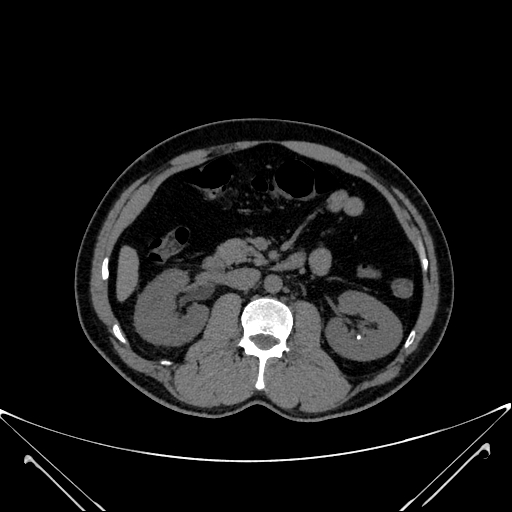
#> input picture photos/Stone- (1014).jpg, 512 x 512 px
$ python -i stone_detector.py   (imports and definitions only)
#> lines starting #> are read from the running program, lines starting #| are printed output that depends on the picture; after the words box and inside, x2 and y2 are one past the last pixel; in counts of white or black regions, pixels touching at a corner belong together
# ===== IMPORTY BIBLIOTEK =====
# cv2 - OpenCV, główna biblioteka do przetwarzania obrazów
# numpy - operacje matematyczne na macierzach i tablicach
# matplotlib - wizualizacja wyników przetwarzania
# config - plik konfiguracyjny z parametrami detekcji
import cv2
import numpy as np
import matplotlib.pyplot as plt
from config import Config

class KidneyStoneDetector:
    """
    Klasa odpowiedzialna za detekcję kamieni nerkowych na obrazach CT.
    Wykorzystuje klasyczne techniki przetwarzania obrazu.
    """

    def __init__(self):
        """
        Konstruktor klasy - inicjalizuje obiekt z parametrami z pliku konfiguracyjnego.
        """
        self.cfg = Config()

    def load_image(self, path):
        """
        Ładuje obraz CT z podanej ścieżki.

        Args:
            path: Ścieżka do pliku obrazu

        Returns:
            Załadowany obraz w formacie BGR (OpenCV)

        Raises:
            ValueError: Gdy nie można załadować obrazu z podanej ścieżki
        """
        image = cv2.imread(path)
        if image is None:
            raise ValueError(f"Nie można załadować obrazu: {path}")
        return image

    def preprocess(self, image):
        """
        Preprocessing obrazu - przygotowanie do detekcji kamieni.

        Etapy przetwarzania:
        1. Konwersja do skali szarości (grayscale) - uproszczenie obrazu
        2. Redukcja szumów (median blur) - wygładzenie obrazu
        3. CLAHE (Contrast Limited Adaptive Histogram Equalization) - poprawa kontrastu

        Args:
            image: Oryginalny obraz kolorowy lub szary

        Returns:
            Tuple (gray, blurred, enhanced):
                - gray: Obraz w skali szarości
                - blurred: Obraz po redukcji szumów
                - enhanced: Obraz po poprawie kontrastu (CLAHE)
        """
        # ==== KROK 1: KONWERSJA DO SKALI SZAROŚCI ====
        # Sprawdzamy czy obraz jest kolorowy (3 kanały) czy już szary
        if len(image.shape) == 3:
            # Konwersja BGR -> Grayscale (wartości 0-255)
            gray = cv2.cvtColor(image, cv2.COLOR_BGR2GRAY)
        else:
            # Obraz już jest w skali szarości
            gray = image.copy()

        # ==== KROK 2: REDUKCJA SZUMÓW ====
        # Median Blur - usuwanie szumów przy zachowaniu krawędzi
        # Rozmiar kernela z konfiguracji (np. 5x5)
        blurred = cv2.medianBlur(gray, self.cfg.BLUR_KERNEL_SIZE)

        # ==== KROK 3: POPRAWA KONTRASTU - CLAHE ====
        # CLAHE poprawia lokalny kontrast, dzięki czemu kamienie są lepiej widoczne
        # clipLimit - ograniczenie wzmocnienia kontrastu (zapobiega nadmiernemu wzmocnieniu szumu)
        # tileGridSize - rozmiar siatki dla lokalnej adaptacji (np. 8x8)
        clahe = cv2.createCLAHE(clipLimit=self.cfg.CLAHE_CLIP_LIMIT,
                                tileGridSize=self.cfg.CLAHE_TILE_GRID_SIZE)
        enhanced = clahe.apply(blurred)

        return gray, blurred, enhanced

    def get_body_mask(self, gray_image):
        """
        Tworzy maskę obszaru ciała, odcinając zewnętrzne krawędzie (skórę, żebra).
        Ulepszona wersja: skleja fragmenty i bierze wszystkie duże kontury.

        Cel: Eliminacja fałszywych detekcji na krawędziach obrazu (żebra, skóra)
        poprzez utworzenie maski "obszaru roboczego" - wnętrza ciała.

        Args:
            gray_image: Obraz w skali szarości

        Returns:
            Maska binarna obszaru ciała (białe piksele = obszar roboczy)
        """
        # ==== KROK 1: PROGOWANIE - ODDZIELENIE TKANEK OD TŁA ====
        # Threshold oddziela jasne tkanki (ciało) od ciemnego tła (powietrze)
        # BODY_THRESHOLD z config.py określa próg (np. 20-30)
        _, body_thresh = cv2.threshold(gray_image, self.cfg.BODY_THRESHOLD, 255, cv2.THRESH_BINARY)

        # ==== KROK 2: SKLEJANIE FRAGMENTÓW - MORPHOLOGICAL CLOSING ====
        # Problem: Czasem obszar ciała jest podzielony na fragmenty (np. przez powietrze w jelitach)
        # Rozwiązanie: Closing (dylatacja + erozja) zamyka luki i skleja fragmenty
        # Używamy dużego kernela, żeby zamknąć przerwy między tkankami
        closing_kernel = np.ones((self.cfg.BODY_CLOSE_KERNEL_SIZE, self.cfg.BODY_CLOSE_KERNEL_SIZE), np.uint8)
        body_thresh = cv2.morphologyEx(body_thresh, cv2.MORPH_CLOSE, closing_kernel, iterations=2)

        # ==== KROK 3: ZNAJDOWANIE KONTURÓW CIAŁA ====
        # Znajdujemy zewnętrzne kontury - każdy oddzielny fragment ciała
        contours, _ = cv2.findContours(body_thresh, cv2.RETR_EXTERNAL, cv2.CHAIN_APPROX_SIMPLE)

        # Inicjalizacja pustej maski (czarnej)
        mask = np.zeros_like(gray_image)

        if contours:
            # ==== KROK 4: FILTROWANIE KONTURÓW - ELIMINACJA SZUMÓW ====
            # Filtrujemy kontury - bierzemy tylko te wystarczająco duże
            # Małe kontury to szum z tła, który nas nie interesuje
            total_pixels = gray_image.shape[0] * gray_image.shape[1]
            # Minimum 1% powierzchni obrazu (można dostroić)
            min_body_part_area = total_pixels * 0.01

            # Lista znaczących konturów (duże fragmenty ciała)
            significant_contours = [c for c in contours if cv2.contourArea(c) > min_body_part_area]

            # ==== KROK 5: WYPEŁNIENIE MASKI ====
            # Wypełniamy WSZYSTKIE znaczące kontury na biało
            # Dzięki temu maska obejmuje cały obszar ciała (nawet jeśli jest podzielony)
            if significant_contours:
                cv2.drawContours(mask, significant_contours, -1, 255, thickness=cv2.FILLED)

                # ==== KROK 6: EROZJA MASKI - "SKURCZENIE" OBSZARU ====
                # Cel: Odsunięcie się od krawędzi ciała (żebra, skóra)
                # Erozja zmniejsza maskę od krawędzi, eliminując fałszywe detekcje na obrzeżach
                # Liczba iteracji z config.py (np. 10-20)
                if self.cfg.BODY_EROSION_ITERATIONS > 0:
                    kernel = np.ones((3,3), np.uint8)
                    mask = cv2.erode(mask, kernel, iterations=self.cfg.BODY_EROSION_ITERATIONS)

        return mask

    def segment(self, enhanced_image, body_mask=None):
        """
        Segmentacja obrazu z uwzględnieniem maski ciała i kręgosłupa.

        Cel: Wyodrębnienie potencjalnych kamieni nerkowych poprzez binaryzację
        i zastosowanie masek eliminujących fałszywe detekcje.

        Args:
            enhanced_image: Obraz po CLAHE (poprawiony kontrast)
            body_mask: Opcjonalna maska obszaru ciała (None = bez maski)

        Returns:
            Binarna maska z potencjalnymi kamieniami (białe piksele = kandydaci)
        """
        # ==== KROK 1: PROGOWANIE - BINARYZACJA OBRAZU ====
        # Oddzielamy jasne struktury (potencjalne kamienie) od ciemnego tła
        # BINARY_THRESHOLD z config.py określa próg jasności (np. 180-200)
        # Wartości powyżej progu → 255 (białe), poniżej → 0 (czarne)
        _, binary = cv2.threshold(enhanced_image,
                                  self.cfg.BINARY_THRESHOLD,
                                  255,
                                  cv2.THRESH_BINARY)

        # ==== KROK 2: NAKŁADANIE MASEK - ELIMINACJA FAŁSZYWYCH DETEKCJI ====

        # --- MASKA KRĘGOSŁUPA ---
        # Problem: Kręgosłup (środek obrazu) często daje fałszywe wykrycia
        # Rozwiązanie: Zerujemy pionowy pas po środku obrazu
        if self.cfg.MASK_CENTER_SPINE:
            h, w = binary.shape
            center_x = w // 2  # Środek obrazu w poziomie
            half_width = self.cfg.SPINE_MASK_WIDTH // 2  # Połowa szerokości paska
            # Zerowanie pikseli w pasie [center_x - half_width : center_x + half_width]
            binary[:, center_x - half_width : center_x + half_width] = 0

        # --- MASKA CIAŁA ---
        # Jeśli maska ciała jest dostępna, zachowujemy tylko detekcje wewnątrz ciała
        # Operacja AND: binary AND body_mask → tylko piksele w obu maskach
        if body_mask is not None:
            binary = cv2.bitwise_and(binary, binary, mask=body_mask)

        # ==== KROK 3: OPERACJE MORFOLOGICZNE - OCZYSZCZANIE I ŁĄCZENIE ====
        # Cel: Usunięcie małych szumów i połączenie bliskich fragmentów

        # Kernel (element strukturalny) do operacji morfologicznych
        kernel = cv2.getStructuringElement(cv2.MORPH_RECT, self.cfg.MORPH_KERNEL_SIZE)

        # --- CLOSING (zamykanie) ---
        # Closing = Dylatacja + Erozja
        # Zamyka małe dziury wewnątrz obiektów i łączy bliskie fragmenty
        closed = cv2.morphologyEx(binary, cv2.MORPH_CLOSE, kernel, iterations=self.cfg.MORPH_CLOSE_ITERATIONS)

        # --- DILATE (dylatacja) ---
        # Rozszerza obiekty, łącząc bliskie struktury
        # Pomaga wykryć kamienie, które mogą być częściowo rozmyte
        result = cv2.morphologyEx(closed, cv2.MORPH_DILATE, kernel, iterations=self.cfg.MORPH_DILATE_ITERATIONS)

        return result

    def filter_candidates(self, contours):
        """
        Filtruje kandydatów na kamienie nerkowe na podstawie cech geometrycznych.

        Kryteria filtracji:
        1. Obszar (area) - kamienie mają określony zakres wielkości
        2. Kolistość (circularity) - kamienie są zazwyczaj okrągławe

        Args:
            contours: Lista konturów znalezionych w obrazie binarnym

        Returns:
            Lista zatwierdzonych konturów (potencjalne kamienie)
        """
        valid_candidates = []

        # Iteracja po wszystkich znalezionych konturach
        for cnt in contours:
            # ==== KRYTERIUM 1: OBSZAR (WIELKOŚĆ) ====
            # Obliczamy pole powierzchni konturu w pikselach
            area = cv2.contourArea(cnt)

            # Sprawdzamy czy obszar mieści się w dozwolonym zakresie
            # MIN_AREA i MAX_AREA z config.py (np. 10-2000 pikseli)
            # Zbyt małe → szum, zbyt duże → inne struktury (np. pęcherz)
            if not (self.cfg.MIN_AREA <= area <= self.cfg.MAX_AREA):
                continue  # Odrzucamy kandydata

            # ==== KRYTERIUM 2: KOLISTOŚĆ (CIRCULARITY) ====
            # Obliczamy obwód konturu
            perimeter = cv2.arcLength(cnt, True)

            # Zabezpieczenie przed dzieleniem przez zero
            if perimeter == 0:
                continue

            # Wzór na kolistość: circularity = 4π * area / perimeter²
            # Wartość 1.0 = idealne koło
            # Wartości < 1.0 = mniej okrągłe kształty
            circularity = 4 * np.pi * area / (perimeter * perimeter)

            # Sprawdzamy czy kolistość jest powyżej minimalnego progu
            # MIN_CIRCULARITY z config.py (np. 0.3-0.5)
            # Odrzuca wydłużone struktury (naczynia, kości)
            if circularity < self.cfg.MIN_CIRCULARITY:
                continue

            # ==== KRYTERIUM 3: SOLIDNOŚĆ (SOLIDITY) ====
            # Solidność = Pole konturu / Pole otoczki wypukłej (convex hull)
            # Kamienie są wypukłe (wartość bliska 1.0)
            hull = cv2.convexHull(cnt)
            hull_area = cv2.contourArea(hull)

            if hull_area > 0:
                solidity = float(area) / hull_area
            else:
                solidity = 0

            # Sprawdzamy czy solidność jest powyżej minimalnego progu
            if solidity < self.cfg.MIN_SOLIDITY:
                continue

            # ==== ZATWIERDZENIE KANDYDATA ====
            # Kontur spełnia wszystkie kryteria → dodajemy do listy
            valid_candidates.append(cnt)

        return valid_candidates

    def process(self, image_path):
        """
        Główna metoda pipeline - kompletny proces detekcji kamieni nerkowych.

        Etapy:
        1. Wczytanie obrazu
        2. Preprocessing (grayscale, blur, CLAHE)
        3. Utworzenie maski ciała (opcjonalnie)
        4. Segmentacja (binaryzacja + maski + morfologia)
        5. Wykrycie konturów
        6. Filtracja kandydatów (area, circularity)
        7. Wizualizacja wyników

        Args:
            image_path: Ścieżka do obrazu CT

        Returns:
            Słownik z wynikami wszystkich etapów przetwarzania:
                - original: Oryginalny obraz
                - gray: Obraz w skali szarości
                - enhanced: Obraz po CLAHE
                - body_mask: Maska obszaru ciała (lub None)
                - binary_mask: Maska binarna po segmentacji
                - result_vis: Obraz z zaznaczonymi kamieniami
                - num_candidates: Liczba wykrytych kandydatów
        """
        # ==== ETAP 1: WCZYTANIE OBRAZU ====
        original = self.load_image(image_path)
#> in load_image, image is the input picture: shape (512, 512, 3); min 0, max 255, mean 22.6

        # ==== ETAP 2: PREPROCESSING ====
        # Konwersja, redukcja szumów, poprawa kontrastu
        gray, blurred, enhanced = self.preprocess(original)
#> in preprocess, `blurred = cv2.medianBlur(gray, self.cfg.BLUR_KERNEL_SIZE)`:
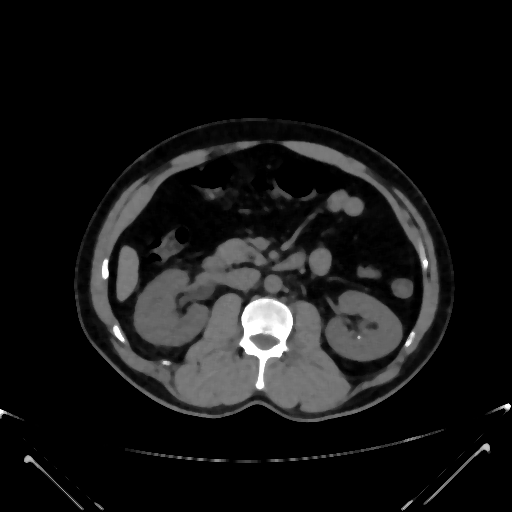
#> blurred: shape (512, 512); min 0, max 255, mean 21.3
#> in preprocess, `enhanced = clahe.apply(blurred)`:
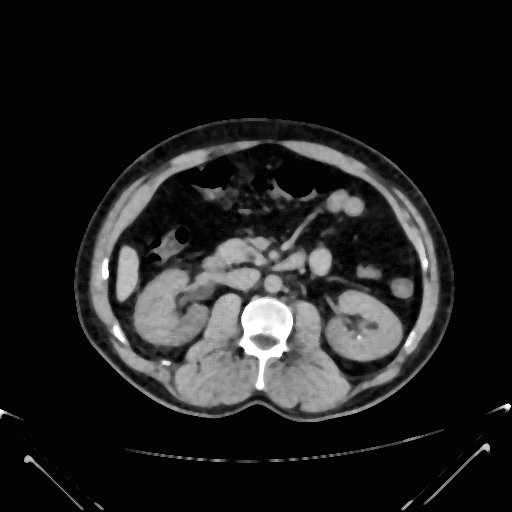
#> enhanced: shape (512, 512); min 1, max 255, mean 32.3

        # ==== ETAP 3: MASKA CIAŁA (OPCJONALNIE) ====
        # Jeśli włączona w config, tworzymy maskę eliminującą krawędzie
        body_mask = None
        if self.cfg.ENABLE_BODY_MASK:
            body_mask = self.get_body_mask(blurred)
#> in get_body_mask, `_, body_thresh = cv2.threshold(gray_image, self.cfg.BODY_THRESHOLD, 25..`:
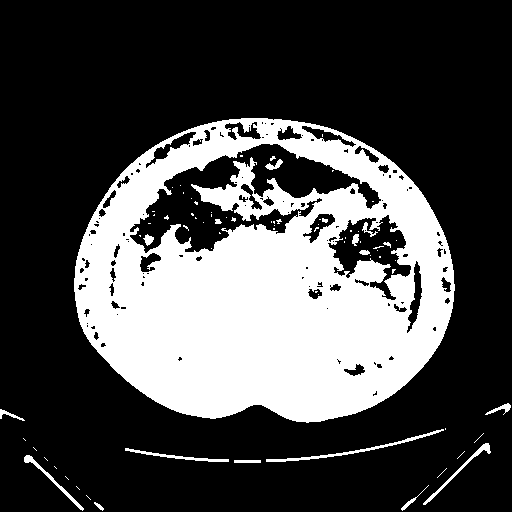
#> body_thresh: shape (512, 512); 29.1% white; 76 white regions (58 under 20 px), largest, box (x1, y1, x2, y2) and area: (74, 118, 455, 423) 73837, (266, 429, 444, 462) 513, (423, 443, 491, 505) 316
#> in get_body_mask, `body_thresh = cv2.morphologyEx(body_thresh, cv2.MORPH_CLOSE, closing_k..`:
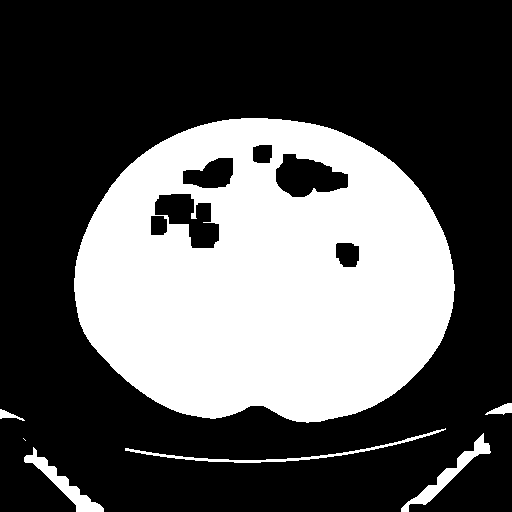
#> body_thresh: shape (512, 512); 33.9% white; 7 white regions (1 under 20 px)
#> in get_body_mask, `contours, _ = cv2.findContours(body_thresh, cv2.RETR_EXTERNAL, cv2.CHA..`: contours = 7 contours, 1 with area under 20; largest, box (x1, y1, x2, y2) and area: (74, 118, 455, 423) 91164, (24, 447, 104, 512) 1018, (401, 433, 491, 512) 1014, (125, 428, 446, 463) 598, (485, 403, 512, 415) 146, (0, 409, 25, 421) 88
#> in get_body_mask, `significant_contours = [c for c in contours if cv2.contourArea(c) > mi..`: significant_contours = 1 contour; box (x1, y1, x2, y2) and area: (74, 118, 455, 423) 91164
#> in get_body_mask, `cv2.drawContours(mask, significant_contours, -1, 255, thickness=cv2.FI..`: mask: shape (512, 512); 35% white; 1 white region, box (x1, y1, x2, y2) and area: (74, 118, 455, 423) 91655
#> in get_body_mask, `mask = cv2.erode(mask, kernel, iterations=self.cfg.BODY_EROSION_ITERAT..`:
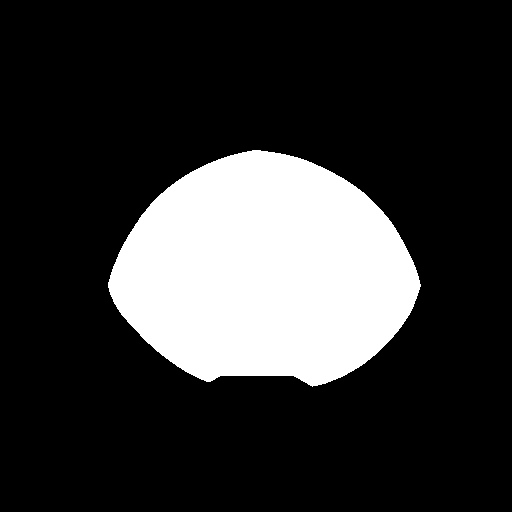
#> mask: shape (512, 512); 20.5% white; 1 white region, box (x1, y1, x2, y2) and area: (108, 150, 421, 387) 53868

        # ==== ETAP 4: SEGMENTACJA ====
        # Binaryzacja + nakładanie masek + operacje morfologiczne
        binary_mask = self.segment(enhanced, body_mask)
#> in segment, `_, binary = cv2.threshold(enhanced_image, self.cfg.BINARY_THRESHOLD, 2..`: binary: shape (512, 512); 0.95% white; 9 white regions (3 under 20 px), largest, box (x1, y1, x2, y2) and area: (240, 299, 293, 389) 2147, (102, 259, 109, 279) 105, (113, 326, 124, 342) 85, (405, 332, 415, 347) 56, (423, 259, 428, 268) 35, (505, 404, 511, 409) 22
#> in segment, `binary[:, center_x - half_width : center_x + half_width] = 0`:
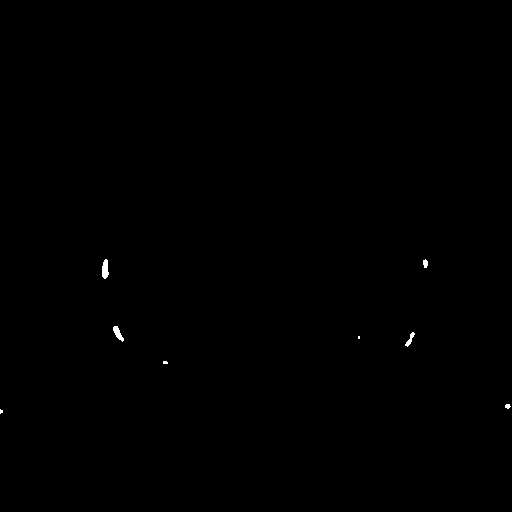
#> binary: shape (512, 512); 0.13% white; 8 white regions (3 under 20 px), largest, box (x1, y1, x2, y2) and area: (102, 259, 109, 279) 105, (113, 326, 124, 342) 85, (405, 332, 415, 347) 56, (423, 259, 428, 268) 35, (505, 404, 511, 409) 22
#> in segment, `binary = cv2.bitwise_and(binary, binary, mask=body_mask)`:
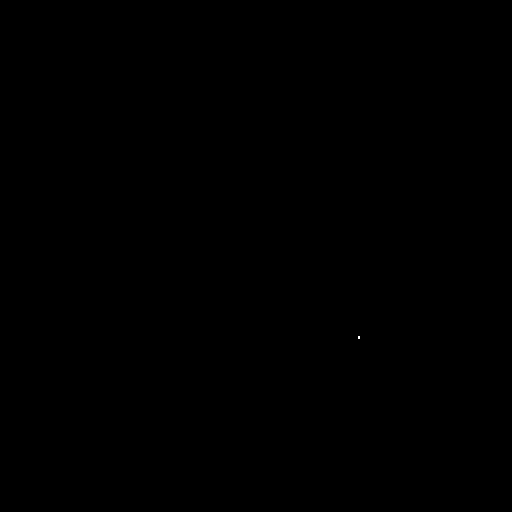
#> binary: shape (512, 512); 0% white in thin lines or dots, all inside (x1, y1, x2, y2) = (358, 336, 360, 339)
#> in segment, `result = cv2.morphologyEx(closed, cv2.MORPH_DILATE, kernel, iterations..`: result: shape (512, 512); 0.01% white; 1 white region, box (x1, y1, x2, y2) and area: (357, 335, 361, 340) 20

        # ==== ETAP 5: WYKRYCIE KONTURÓW ====
        # Znajdujemy wszystkie oddzielne białe obiekty w masce binarnej
        contours, _ = cv2.findContours(binary_mask, cv2.RETR_EXTERNAL, cv2.CHAIN_APPROX_SIMPLE)
#> contours = [[[357, 335], [357, 339], [360, 339], [360, 335]]]

        # ==== ETAP 6: FILTRACJA KANDYDATÓW ====
        # Odrzucamy kontury nie spełniające kryteriów (wielkość, kolistość)
        candidates = self.filter_candidates(contours)
#> the loop in filter_candidates, `for cnt in contours:` made 1 pass
#> (cnt, area) on pass 1: ([[357, 335], [357, 339], [360, 339], [360, 335]], 12)
#> after the loop in filter_candidates, `for cnt in contours:`: valid_candidates = []
#> candidates = []

        # ==== ETAP 7: WIZUALIZACJA WYNIKÓW ====
        # Rysujemy prostokąty wokół zatwierdzonych kandydatów
        result_vis = original.copy()
        for cnt in candidates:
            # Bounding box (prostokąt opisujący kontur)
            x, y, w, h = cv2.boundingRect(cnt)
            # Rysowanie prostokąta na obrazie (kolor i grubość z config)
            cv2.rectangle(result_vis, (x, y), (x + w, y + h),
                          self.cfg.BBOX_COLOR, self.cfg.BBOX_THICKNESS)
#> this loop made 0 passes

        # ==== ZWRACANIE WYNIKÓW ====
        # Zwracamy wszystkie etapy przetwarzania dla celów analizy i wizualizacji
        return {
            "original": original,
            "gray": gray,
            "enhanced": enhanced,
            "body_mask": body_mask,
            "binary_mask": binary_mask,
            "result_vis": result_vis,
            "num_candidates": len(candidates)
        }

    # [67 lines left out: function visualize_steps, not called in this run]

>>> result = KidneyStoneDetector().process('photos/Stone- (1014).jpg')
#> result = 7 items
